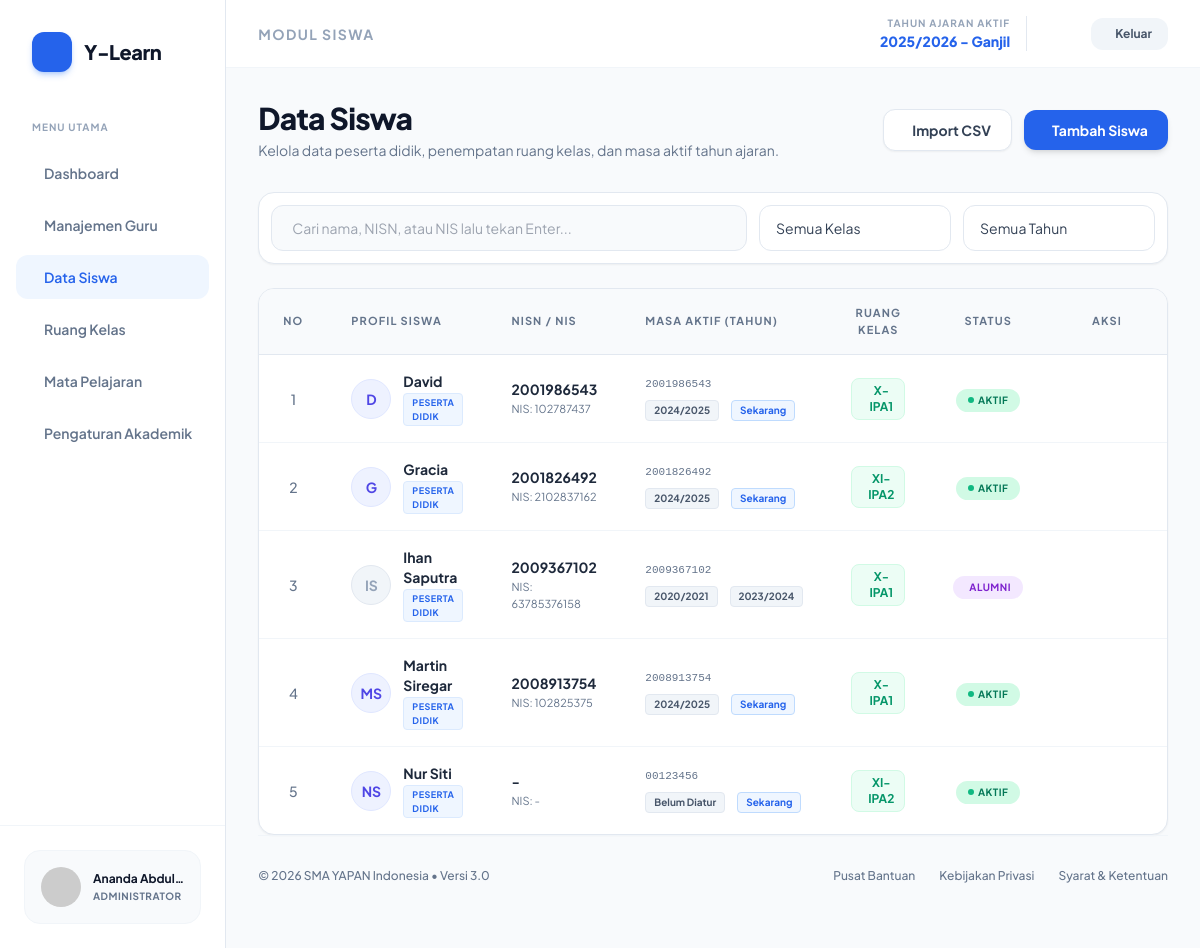
Screenshot of /admin/data_siswa.php (signed in) with the database file from the repository.
### tables this page shows
CREATE TABLE `users` (
  `id_user` int(11) NOT NULL,
  `username` varchar(50) NOT NULL,
  `password` varchar(255) NOT NULL,
  `nama_lengkap` varchar(100) NOT NULL,
  `nip` varchar(50) DEFAULT NULL,
  `tahun_masuk` varchar(20) DEFAULT NULL,
  `tahun_keluar` varchar(20) DEFAULT 'Sekarang',
  `nisn` varchar(20) DEFAULT NULL,
  `nis` varchar(20) DEFAULT NULL,
  `status_aktif` enum('Aktif','Non-Aktif') DEFAULT 'Aktif',
  `role` enum('admin','guru','siswa') NOT NULL,
  `id_kelas` int(11) DEFAULT NULL,
  `status` varchar(20) DEFAULT 'aktif',
  `id_mapel` int(11) DEFAULT NULL
);

CREATE TABLE `kelas` (
  `id_kelas` int(11) NOT NULL,
  `nama_kelas` varchar(20) NOT NULL
);

### admin/data_siswa.php (the view, shortened to what this page needs)
<?php
require_once '../config/koneksi.php';
$kata_kunci = "";
$query_search = "";
$query_kelas = "";
$query_tahun = "";
include '../includes/header.php';
?>
<div class="mb-8 flex flex-col md:flex-row md:items-center justify-between gap-4">
    <div>
        <h1 class="text-3xl font-extrabold text-slate-900 tracking-tight">Data Siswa</h1>
        <p class="text-slate-500 text-sm mt-1">Kelola data peserta didik, penempatan ruang kelas, dan masa aktif tahun ajaran.</p>
    </div>
    <div class="flex items-center gap-3 shrink-0">
        <a href="import_siswa.php" class="px-5 py-2.5 bg-white border border-slate-200 hover:bg-slate-50 text-slate-700 font-bold text-sm rounded-xl transition-colors flex items-center gap-2 shadow-sm">
            <i class="ph ph-upload-simple text-lg"></i> Import CSV
        </a>
        <a href="tambah_siswa.php" class="px-5 py-2.5 bg-[#2563EB] hover:bg-blue-700 text-white font-bold text-sm rounded-xl transition-colors flex items-center gap-2 shadow-md">
            <i class="ph ph-plus-circle text-lg"></i> Tambah Siswa
        </a>
    </div>
</div>
<form action="" method="GET" class="flex flex-col md:flex-row gap-3 items-center bg-white p-3 border border-slate-200 rounded-2xl shadow-sm mb-6">
    <div class="relative flex-1 w-full">
        <input type="text" name="cari" value="<?php echo htmlspecialchars($kata_kunci); ?>" placeholder="Cari nama, NISN, atau NIS lalu tekan Enter..."
            class="w-full pl-5 pr-20 py-3 bg-slate-50 hover:bg-white border border-slate-200 rounded-xl text-sm text-slate-800 focus:outline-none focus:border-blue-500 focus:ring-1 focus:ring-blue-500 transition-all">
        <div class="absolute inset-y-0 right-0 pr-3 flex items-center gap-1.5">
            <button type="submit" class="p-1 text-slate-400 hover:text-blue-600 transition-colors tooltip" title="Cari Data">
            </button>
        </div>
    </div>
    <div class="relative w-full md:w-48 shrink-0">
        <select name="kelas" onchange="this.form.submit()" class="w-full pl-4 pr-10 py-3 bg-white border border-slate-200 rounded-xl text-sm text-slate-700 focus:outline-none focus:border-blue-500 focus:ring-1 focus:ring-blue-500 appearance-none cursor-pointer transition-all">
            <option value="">Semua Kelas</option>
        </select>
        <div class="absolute inset-y-0 right-0 pr-4 flex items-center pointer-events-none">
        </div>
    </div>
    <div class="relative w-full md:w-48 shrink-0">
        <select name="tahun" onchange="this.form.submit()" class="w-full pl-4 pr-10 py-3 bg-white border border-slate-200 rounded-xl text-sm text-slate-700 focus:outline-none focus:border-blue-500 focus:ring-1 focus:ring-blue-500 appearance-none cursor-pointer transition-all">
            <option value="">Semua Tahun</option>
        </select>
        <div class="absolute inset-y-0 right-0 pr-4 flex items-center pointer-events-none">
        </div>
    </div>
</form>
<div class="bg-white border border-slate-200 rounded-2xl shadow-sm overflow-x-auto">
    <table class="w-full text-left border-collapse">
        <thead>
            <tr class="bg-slate-50 border-b border-slate-200 text-[11px] font-extrabold text-slate-500 uppercase tracking-widest">
                <th class="px-6 py-4 w-12 text-center">No</th>
                <th class="px-6 py-4">Profil Siswa</th>
                <th class="px-6 py-4">NISN / NIS</th>
                <th class="px-6 py-4">Masa Aktif (Tahun)</th>
                <th class="px-6 py-4 text-center">Ruang Kelas</th>
                <th class="px-6 py-4 text-center">Status</th>
                <th class="px-6 py-4 text-center">Aksi</th>
            </tr>
        </thead>
        <tbody class="divide-y divide-slate-100">
            <?php
            $query_sql = "
                SELECT u.*, k.nama_kelas
                FROM users u
                LEFT JOIN kelas k ON u.id_kelas = k.id_kelas
                WHERE u.role = 'siswa'
                $query_search
                $query_kelas
                $query_tahun
                ORDER BY u.nama_lengkap ASC
            ";
            $q_siswa = mysqli_query($koneksi, $query_sql);
            $no = 1;
            if(mysqli_num_rows($q_siswa) > 0):
                while($siswa = mysqli_fetch_assoc($q_siswa)):
                    $inisial = '';
                    $pecah_nama = explode(' ', $siswa['nama_lengkap']);
                    if (isset($pecah_nama[0])) $inisial .= strtoupper(substr($pecah_nama[0], 0, 1));
                    if (isset($pecah_nama[1])) $inisial .= strtoupper(substr($pecah_nama[1], 0, 1));
                    $is_aktif = (empty($siswa['tahun_keluar']) || strtolower($siswa['tahun_keluar']) == 'sekarang');
                    $tahun_masuk_display = !empty($siswa['tahun_masuk']) ? $siswa['tahun_masuk'] : 'Belum Diatur';
                    $tahun_keluar_display = $is_aktif ? 'Sekarang' : $siswa['tahun_keluar'];
            ?>
            <tr class="hover:bg-slate-50 transition-colors group">
                <td class="px-6 py-4 text-sm font-medium text-slate-500 text-center"><?php echo $no++; ?></td>
                <td class="px-6 py-4">
                    <div class="flex items-center gap-3">
                        <div class="w-10 h-10 rounded-full <?php echo $is_aktif ? 'bg-indigo-50 text-indigo-600 border-indigo-100' : 'bg-slate-100 text-slate-400 border-slate-200'; ?> border flex items-center justify-center font-bold text-sm shrink-0 transition-colors">
                            <?php echo $inisial; ?>
                        </div>
                        <div>
                            <p class="text-sm font-bold text-slate-800"><?php echo htmlspecialchars($siswa['nama_lengkap']); ?></p>
                            <span class="inline-block mt-0.5 px-2 py-0.5 bg-blue-50 text-blue-600 text-[9px] font-bold uppercase tracking-wider rounded border border-blue-100">Peserta Didik</span>
                        </div>
                    </div>
                </td>
                <td class="px-6 py-4">
                    <p class="text-sm text-slate-800 font-bold"><?php echo !empty($siswa['nisn']) ? htmlspecialchars($siswa['nisn']) : '-'; ?></p>
                    <p class="text-[11px] text-slate-500 mt-0.5">NIS: <?php echo !empty($siswa['nis']) ? htmlspecialchars($siswa['nis']) : '-'; ?></p>
                </td>
                <td class="px-6 py-4">
                    <div class="flex flex-col gap-1">
                        <p class="text-[11px] font-mono text-slate-500 line-clamp-1"><i class="ph ph-user"></i> <?php echo htmlspecialchars($siswa['username']); ?></p>
                        <div class="flex items-center gap-1.5 mt-1">
                            <span class="px-2 py-0.5 bg-slate-100 text-slate-600 text-[10px] font-bold rounded border border-slate-200"><?php echo $tahun_masuk_display; ?></span>
                            <span class="px-2 py-0.5 <?php echo $is_aktif ? 'bg-blue-50 text-blue-600 border-blue-200' : 'bg-slate-100 text-slate-600 border-slate-200'; ?> text-[10px] font-bold rounded border"><?php echo $tahun_keluar_display; ?></span>
                        </div>
                    </div>
                </td>
                <td class="px-6 py-4 text-center">
                    <?php if(!empty($siswa['nama_kelas'])): ?>
                        <span class="inline-flex items-center gap-1.5 px-2.5 py-1 bg-emerald-50 text-emerald-600 border border-emerald-100 text-xs font-bold rounded-lg">
                            <i class="ph ph-door"></i> <?php echo htmlspecialchars($siswa['nama_kelas']); ?>
                        </span>
                    <?php else: ?>
                        <span class="text-xs text-slate-400 italic">Belum Diatur</span>
                    <?php endif; ?>
                </td>
                <td class="px-6 py-4 text-center">
                    <?php if($is_aktif && $siswa['status'] == 'aktif'): ?>
                        <span class="inline-flex items-center gap-1 px-3 py-1 bg-emerald-100 text-emerald-700 text-[10px] font-bold uppercase tracking-wider rounded-full">
                            <span class="w-1.5 h-1.5 rounded-full bg-emerald-500 animate-pulse"></span> Aktif
                        </span>
                    <?php elseif(!$is_aktif): ?>
                        <span class="inline-flex items-center gap-1 px-3 py-1 bg-purple-100 text-purple-700 text-[10px] font-bold uppercase tracking-wider rounded-full">
                            <i class="ph ph-graduation-cap"></i> Alumni
                        </span>
                    <?php else: ?>
                        <span class="inline-flex items-center gap-1 px-3 py-1 bg-rose-100 text-rose-700 text-[10px] font-bold uppercase tracking-wider rounded-full">
                            <span class="w-1.5 h-1.5 rounded-full bg-rose-500"></span> Nonaktif
                        </span>
                    <?php endif; ?>
                </td>
                <td class="px-6 py-4 text-center">
                </td>
            </tr>
            <?php
                endwhile;
            endif; ?>
        </tbody>
    </table>
</div>
<?php include '../includes/footer.php'; ?>

### includes/header.php (style rules this page uses)
body { font-family: 'Plus Jakarta Sans', sans-serif; background-color: #f8fafc; }

### rows the page displays
users: nama_lengkap "D", nama_lengkap "David", nisn "2001986543", nis "102787437", username "2001986543", tahun_masuk "2024/2025", tahun_keluar "Sekarang", id_kelas.nama_kelas "X-IPA1", status "aktif" (drawn)
users: nama_lengkap "G", nama_lengkap "Gracia", nisn "2001826492", nis "2102837162", username "2001826492", tahun_masuk "2024/2025", tahun_keluar "Sekarang", id_kelas.nama_kelas "XI-IPA2", status "aktif" (drawn)
users: nama_lengkap "IS", nama_lengkap "Ihan Saputra", nisn "2009367102", nis "63785376158", username "2009367102", tahun_masuk "2020/2021", tahun_keluar "2023/2024", id_kelas.nama_kelas "X-IPA1", shows "ALUMNI"
users: nama_lengkap "MS", nama_lengkap "Martin Siregar", nisn "2008913754", nis "102825375", username "2008913754", tahun_masuk "2024/2025", tahun_keluar "Sekarang", id_kelas.nama_kelas "X-IPA1", status "aktif" (drawn)
users: nama_lengkap "NS", nama_lengkap "Nur Siti", username "00123456", tahun_masuk "Belum Diatur", tahun_keluar "Sekarang", id_kelas.nama_kelas "XI-IPA2", status "aktif" (drawn)

### other values shown
$_SESSION['nama'] "Ananda Abdu…"
$_SESSION['nama_tahun_aktif'] "2025/2026"
$_SESSION['semester_aktif'] "Ganjil"
